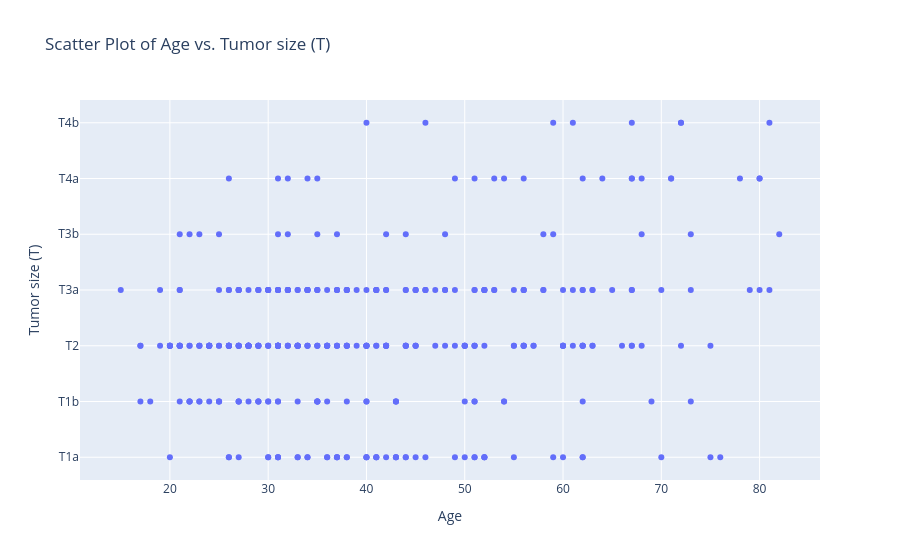

Notebook code cell kept with this figure:
### Markdown cell above
# 1.1 Loading the Data into a Pandas DataFrame

### Code cell
# Specify the file path to the CSV file containing the thyroid cancer recurrence data
csv_path = "../data/thyroid_diff.csv"

# Read the CSV file into a DataFrame using pandas
df = pd.read_csv(csv_path)

# Display the first few rows of the DataFrame to get a quick overview of the data
# df.head()

# Box plot of Age by Gender
plt.figure(figsize=(10, 6))
sns.boxplot(x='Recurred', y='Age', data=df)
plt.title('Box Plot of Age by Recurred')
plt.xlabel('Recurred')
plt.ylabel('Age')
plt.show()

# Box plot of Age by Stage
plt.figure(figsize=(10, 6))
sns.boxplot(x='Stage', y='Age', data=df)
plt.title('Box Plot of Age by Stage')
plt.xlabel('Stage')
plt.ylabel('Age')
plt.show()

# Gender by Risk
plt.figure(figsize=(10, 6))
sns.countplot(data=df, x='Gender', hue='Risk', palette='viridis')
plt.title('Grouped Bar Chart of Gender vs Risk')
plt.show()

# Scatter plot of Age vs. Tumor size (T)
fig = px.scatter(df, x='Age', y='T', title='Scatter Plot of Age vs. Tumor size (T)', labels={'T': 'Tumor size (T)', 'Age': 'Age'})

# Show the plot
fig.show()

### Figure 1 — Plotly figure (JSON) as saved in the notebook; plotly's stock layout.template omitted (floating-point values rounded to 4 significant figures; data arrays with more than 128 entries replaced by an {"elided": "..."} marker saying what was removed)
{"data": [{"hovertemplate": "Age=%{x}<br>Tumor size (T)=%{y}<extra></extra>", "legendgroup": "", "marker": {"color": "#636efa", "symbol": "circle"}, "mode": "markers", "name": "", "orientation": "h", "showlegend": false, "type": "scatter", "x": {"elided": "383 int values"}, "xaxis": "x", "y": {"elided": "383 str values"}, "yaxis": "y"}], "layout": {"legend": {"tracegroupgap": 0}, "title": {"text": "Scatter Plot of Age vs. Tumor size (T)"}, "xaxis": {"anchor": "y", "domain": [0, 1], "title": {"text": "Age"}}, "yaxis": {"anchor": "x", "domain": [0, 1], "title": {"text": "Tumor size (T)"}}}}
